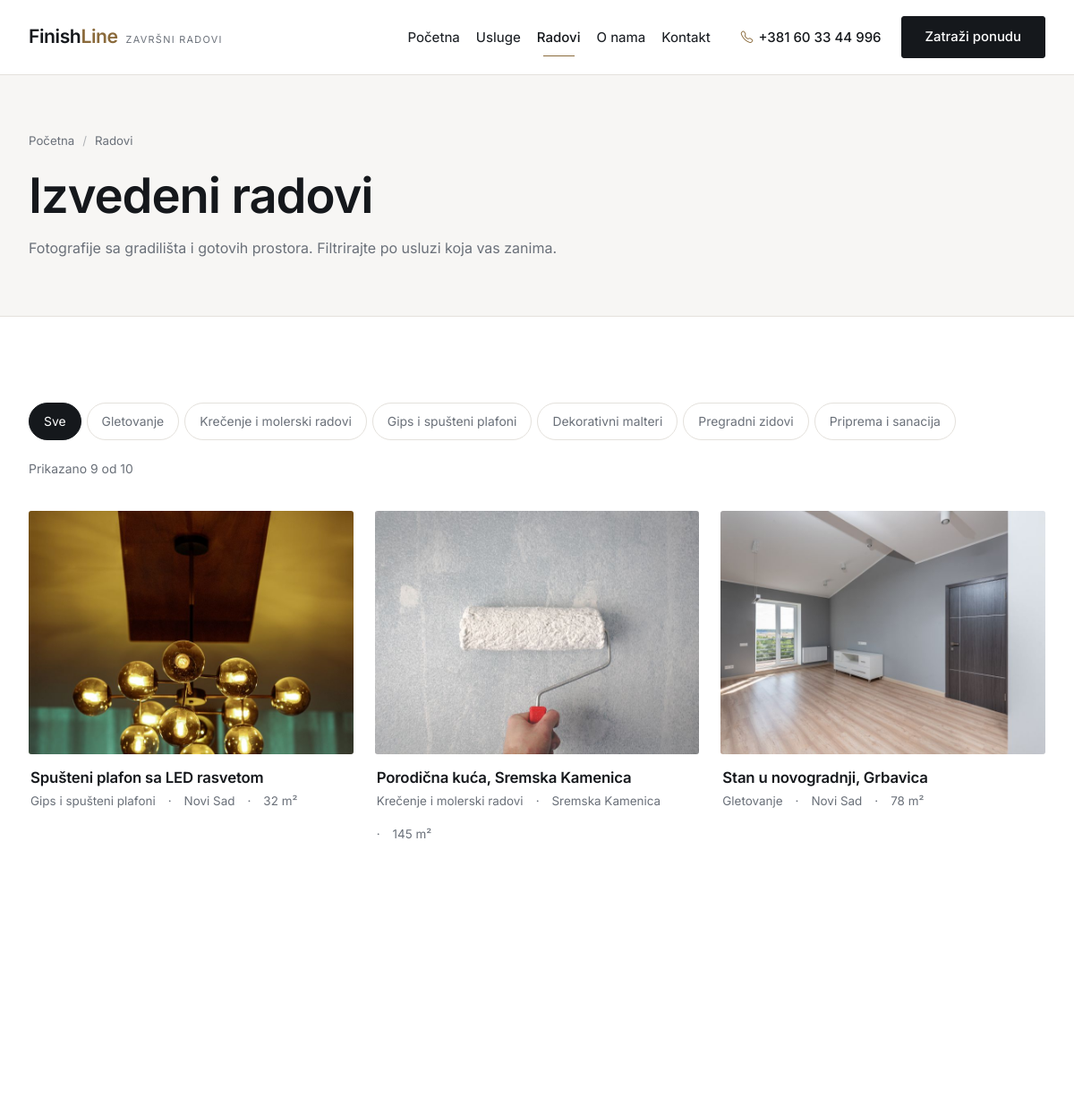
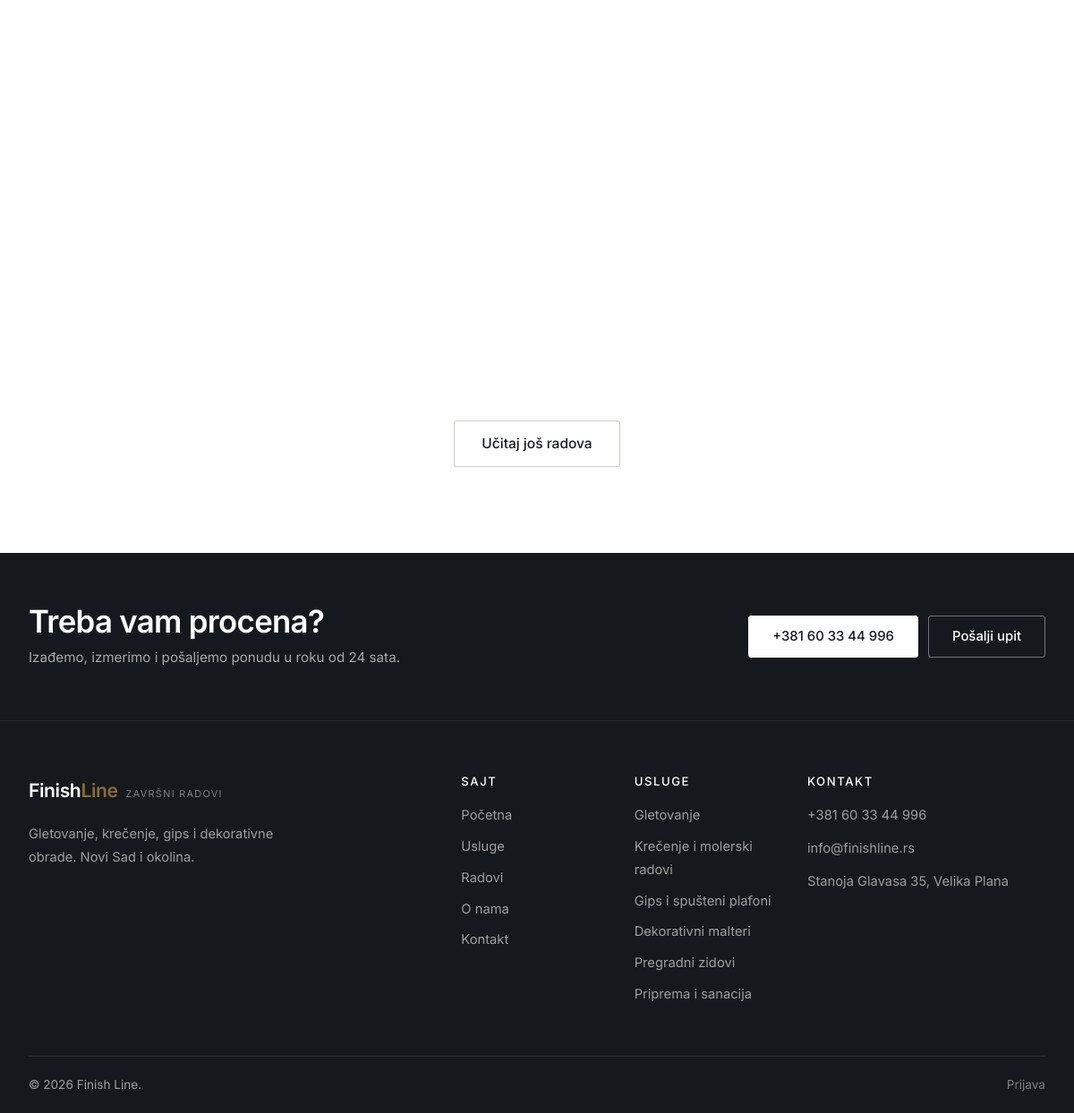
The page /radovi on the database its author committed (2 pictures, top to bottom).
### tables this page shows
CREATE TABLE `usluge` (
    `id`          INT UNSIGNED NOT NULL AUTO_INCREMENT,
    `naziv`       VARCHAR(120) NOT NULL,
    `slug`        VARCHAR(140) NOT NULL,
    `ikona`       VARCHAR(60)  NOT NULL DEFAULT 'bi-tools',
    `kratak_opis` VARCHAR(255) NOT NULL DEFAULT '',
    `opis`        TEXT,
    `cena_od`     DECIMAL(10,2) NOT NULL DEFAULT 0.00,
    `jedinica`    VARCHAR(20)  NOT NULL DEFAULT 'm2',
    `slika`       VARCHAR(255) DEFAULT NULL,
    `redosled`    INT NOT NULL DEFAULT 0,
    `aktivna`     TINYINT(1) NOT NULL DEFAULT 1,
    PRIMARY KEY (`id`),
    UNIQUE KEY `uq_usluge_slug` (`slug`)
);

CREATE TABLE `radovi` (
    `id`            INT UNSIGNED NOT NULL AUTO_INCREMENT,
    `naziv`         VARCHAR(160) NOT NULL,
    `usluga_id`     INT UNSIGNED DEFAULT NULL,
    `opis`          TEXT,
    `slika`         VARCHAR(255) DEFAULT NULL,
    `lokacija`      VARCHAR(120) NOT NULL DEFAULT '',
    `kvadratura`    INT UNSIGNED DEFAULT NULL,
    `trajanje_dana` INT UNSIGNED DEFAULT NULL,
    `godina`        SMALLINT UNSIGNED DEFAULT NULL,
    `izdvojen`      TINYINT(1) NOT NULL DEFAULT 0,
    `objavljen`     TINYINT(1) NOT NULL DEFAULT 1,
    `kreiran`       DATETIME NOT NULL DEFAULT CURRENT_TIMESTAMP,
    PRIMARY KEY (`id`),
    KEY `idx_radovi_usluga` (`usluga_id`),
    CONSTRAINT `fk_radovi_usluga` FOREIGN KEY (`usluga_id`)
        REFERENCES `usluge` (`id`) ON DELETE SET NULL
);

### app/core/Controller.php (called while the page is built, shortened)
<?php
abstract class Controller
{
    protected function prikaz(string $prikaz, array $podaci = [], string $layout = 'main'): void
    {
        $fajl = APP_ROOT . '/app/views/' . $prikaz . '.php';
        extract($podaci, EXTR_SKIP);
        require $fajl;
        require APP_ROOT . '/app/views/layouts/' . $layout . '.php';
    }
    protected function unos(string $polje, $podrazumevano = null)
    {
        $vrednost = $_POST[$polje] ?? $_GET[$polje] ?? $podrazumevano;
        return is_string($vrednost) ? trim($vrednost) : $vrednost;
    }
    protected function ceoBroj(string $polje, int $podrazumevano = 0): int
    {
        return (int) ($this->unos($polje, $podrazumevano));
    }
    protected function model(string $naziv): Model
    {
        return new $naziv();
    }
}

### app/controllers/RadoviController.php (called while the page is built, shortened)
<?php
final class RadoviController extends Controller
{
    public function index(): void
    {
        $model  = $this->model('Rad');
        $usluge = $this->model('Usluga')->aktivne();
        $uslugaId = $this->ceoBroj('usluga', 0);
        $uslugaId = $uslugaId > 0 ? $uslugaId : null;
        $radovi = $model->javni($uslugaId, self::PO_STRANI, 0);
        $ukupno = $model->prebrojJavne($uslugaId);
        $this->prikaz('radovi/index', [
            'naslovStrane' => 'Naši radovi - ' . APP_NAME,
            'opisStrane'   => 'Fotografije izvedenih radova: gletovanje, krečenje, spušteni plafoni i dekorativne obrade.',
            'radovi'       => $radovi,
            'usluge'       => $usluge,
            'izabrana'     => $uslugaId,
            'ukupno'       => $ukupno,
            'poStrani'     => self::PO_STRANI,
        ]);
    }
}

### app/core/Aplikacija.php (called while the page is built, shortened)
<?php
final class Aplikacija
{
    private Router $ruter;
    public function __construct()
    {
        $this->ruter = new Router();
    }
    private function ucitajKlase(): void
    {
        spl_autoload_register(static function (string $klasa): void {
            $folderi = ['core', 'models', 'controllers'];
            foreach ($folderi as $folder) {
                $fajl = APP_ROOT . '/app/' . $folder . '/' . $klasa . '.php';
                if (is_file($fajl)) {
                    return;
                }
            }
        });
        require_once APP_ROOT . '/app/core/pomocne.php';
    }
    public function pokreni(): void
    {
        $url = $this->trenutnaAdresa();
        $ruta = $this->ruter->pronadji($url);
        $metoda = $ruta['metoda'];
        try {
            $kontroler = new $klasa();
            $kontroler->$metoda(...$ruta['parametri']);
        } catch (Throwable $e) {
            $this->obradiIzuzetak($e);
        }
    }
    private function trenutnaAdresa(): string
    {
        if (isset($_GET['url'])) {
            return trim((string) $_GET['url'], '/');
        }
        $putanja = parse_url($_SERVER['REQUEST_URI'] ?? '/', PHP_URL_PATH) ?? '/';
        return trim(rawurldecode($putanja), '/');
    }
}

### index.php (called while the page is built, shortened)
<?php
require_once __DIR__ . '/app/core/Aplikacija.php';
$aplikacija = new Aplikacija();
$aplikacija->pokreni();

### app/core/Database.php (called while the page is built, shortened)
<?php
final class Database
{
    private static ?PDO $veza = null;
    public static function veza(): PDO
    {
        if (self::$veza !== null) {
            return self::$veza;
        }
        $dsn = sprintf('mysql:host=%s;dbname=%s;charset=%s', DB_HOST, DB_NAME, DB_CHARSET);
        try {
            self::$veza = new PDO($dsn, DB_USER, DB_PASS, [
                PDO::ATTR_ERRMODE            => PDO::ERRMODE_EXCEPTION,
                PDO::ATTR_DEFAULT_FETCH_MODE => PDO::FETCH_ASSOC,
                PDO::ATTR_EMULATE_PREPARES   => false,
                PDO::ATTR_STRINGIFY_FETCHES  => false,
            ]);
        } catch (PDOException $e) {
            if (DEBUG) {
                die('<h1>Greska pri povezivanju sa bazom</h1><p>' . htmlspecialchars($e->getMessage()) . '</p>'
                  . '<p>Proverite da li je MySQL pokrenut i da li je baza <b>' . DB_NAME . '</b> uvezena.</p>');
            }
            http_response_code(500);
            die('Trenutno nije moguce pristupiti bazi podataka.');
        }
        return self::$veza;
    }
}

### app/models/Usluga.php (called while the page is built, shortened)
<?php
final class Usluga extends Model
{
    public function aktivne(?int $limit = null): array
    {
        $sql = 'SELECT * FROM usluge WHERE aktivna = 1 ORDER BY redosled, naziv';
        if ($limit !== null) {
            $sql .= ' LIMIT ' . max(1, (int) $limit);
        }
        return $this->sviRedovi($sql);
    }
}

### app/core/Model.php (called while the page is built, shortened)
<?php
abstract class Model
{
    protected PDO $db;
    public function __construct()
    {
        $this->db = Database::veza();
    }
    protected function upit(string $sql, array $parametri = []): PDOStatement
    {
        $st = $this->db->prepare($sql);
        $st->execute($parametri);
        return $st;
    }
    protected function sviRedovi(string $sql, array $parametri = []): array
    {
        return $this->upit($sql, $parametri)->fetchAll();
    }
    protected function jednaVrednost(string $sql, array $parametri = [])
    {
        return $this->upit($sql, $parametri)->fetchColumn();
    }
}

### app/core/pomocne.php (called while the page is built, shortened)
<?php
function e($tekst): string
{
    return htmlspecialchars((string) $tekst, ENT_QUOTES | ENT_SUBSTITUTE, 'UTF-8');
}
function url(string $putanja = ''): string
{
    return BASE_URL . ltrim($putanja, '/');
}
function asset(string $putanja): string
{
    return BASE_URL . 'assets/' . ltrim($putanja, '/');
}
function slika(?string $putanja, string $rezervna = 'img/placeholder.svg'): string
{
    $putanja = ltrim($putanja, '/');
    if (is_file(APP_ROOT . '/assets/' . $putanja)) {
        return asset($putanja);
    }
    return asset($rezervna);
}

### app/models/Rad.php (called while the page is built, shortened)
<?php
final class Rad extends Model
{
    public function javni(?int $uslugaId = null, int $limit = 9, int $pomak = 0): array
    {
        $uslovi     = ['r.objavljen = 1'];
        $parametri  = [];
        $gde = implode(' AND ', $uslovi);
        $limit = max(1, min(60, $limit));
        $pomak = max(0, $pomak);
        return $this->sviRedovi(
            "SELECT r.*, u.naziv AS usluga_naziv, u.slug AS usluga_slug
             FROM radovi r
             LEFT JOIN usluge u ON u.id = r.usluga_id
             WHERE {$gde}
             ORDER BY r.izdvojen DESC, r.godina DESC, r.id DESC
             LIMIT {$limit} OFFSET {$pomak}",
            $parametri
        );
    }
    public function prebrojJavne(?int $uslugaId = null): int
    {
        return (int) $this->jednaVrednost('SELECT COUNT(*) FROM radovi WHERE objavljen = 1');
    }
}

### app/core/Auth.php (called while the page is built, shortened)
<?php
final class Auth
{
    public static function prijavljen(): bool
    {
        return isset($_SESSION['korisnik']['id']);
    }
}

### app/views/partials/kartica-rada.php (the view, shortened to what this page needs)
<article class="kartica-rad">
    <a class="kartica-rad-slika" href="<?= url('radovi/' . (int) $r['id']) ?>">
        <img src="<?= slika($r['slika']) ?>" alt="<?= e($r['naziv']) ?>" loading="lazy">
    </a>
    <div class="kartica-rad-telo">
        <h3><a href="<?= url('radovi/' . (int) $r['id']) ?>"><?= e($r['naziv']) ?></a></h3>
        <ul class="kartica-rad-meta">
            <?php if (!empty($r['usluga_naziv'])): ?><li><?= e($r['usluga_naziv']) ?></li><?php endif; ?>
            <?php if (!empty($r['lokacija'])): ?><li><?= e($r['lokacija']) ?></li><?php endif; ?>
            <?php if (!empty($r['kvadratura'])): ?><li><?= (int) $r['kvadratura'] ?> m&sup2;</li><?php endif; ?>
        </ul>
    </div>
</article>

### app/views/radovi/index.php (shortened to what this page needs)
<?php
require APP_ROOT . '/app/views/partials/naslov-strane.php';
?>
<section class="odeljak">
    <div class="container">
        <div class="galerija-vrh">
            <div class="filteri">
                <button type="button" class="filter <?= $izabrana === null ? 'aktivan' : '' ?>" data-usluga="">
                    Sve
                </button>
                <?php foreach ($usluge as $u): ?>
                    <button type="button"
                            class="filter <?= $izabrana === (int) $u['id'] ? 'aktivan' : '' ?>"
                            data-usluga="<?= (int) $u['id'] ?>">
                        <?= e($u['naziv']) ?>
                    </button>
                <?php endforeach; ?>
            </div>
            <span class="brojac-rezultata" id="brojRezultata">
            </span>
        </div>
        <div class="row g-4" id="spisakRadova"
             data-po-strani="<?= (int) $poStrani ?>"
             data-ucitano="<?= count($radovi) ?>"
             data-ukupno="<?= (int) $ukupno ?>"
             data-usluga="<?= $izabrana !== null ? (int) $izabrana : '' ?>">
            <?php foreach ($radovi as $r): ?>
                <div class="col-md-6 col-lg-4">
                    <?php require APP_ROOT . '/app/views/partials/kartica-rada.php'; ?>
                </div>
            <?php endforeach; ?>
        </div>
        <div class="text-center mt-5">
            <button type="button" class="dugme dugme-obrub-tamni dugme-veliko" id="dugmeJos"
                    <?= count($radovi) >= $ukupno ? 'hidden' : '' ?>>
                <span class="dugme-tekst">Učitaj još radova</span>
            </button>
        </div>
    </div>
</section>

### app/views/partials/podnozje.php
<?php $uslugeFooter = $uslugeFooter ?? (new Usluga())->aktivne(6); ?>
<section class="traka-poziv">
    <div class="container">
        <div class="traka-poziv-sadrzaj">
            <div>
                <h2>Treba vam procena?</h2>
                <p>Izađemo, izmerimo i pošaljemo ponudu u roku od 24 sata.</p>
            </div>
            <div class="traka-poziv-dugmad">
                <a href="tel:<?= e(str_replace(' ', '', FIRMA_TEL)) ?>" class="dugme dugme-belo">
                    <?= e(FIRMA_TEL) ?>
                </a>
                <a href="<?= url('kontakt') ?>#forma" class="dugme dugme-obrub">Pošalji upit</a>
            </div>
        </div>
    </div>
</section>
<footer class="podnozje">
    <div class="container">
        <div class="row g-4">
            <div class="col-lg-5">
                <a class="logo" href="<?= url() ?>">
                    <strong>Finish<span>Line</span></strong>
                    <small>završni radovi</small>
                </a>
                <p class="podnozje-opis">
                    Gletovanje, krečenje, gips i dekorativne obrade.
                    Novi Sad i okolina.
                </p>
            </div>
            <div class="col-6 col-lg-2">
                <h3>Sajt</h3>
                <ul class="podnozje-lista">
                    <li><a href="<?= url() ?>">Početna</a></li>
                    <li><a href="<?= url('usluge') ?>">Usluge</a></li>
                    <li><a href="<?= url('radovi') ?>">Radovi</a></li>
                    <li><a href="<?= url('o-nama') ?>">O nama</a></li>
                    <li><a href="<?= url('kontakt') ?>">Kontakt</a></li>
                </ul>
            </div>
            <div class="col-6 col-lg-2">
                <h3>Usluge</h3>
                <ul class="podnozje-lista">
                    <?php foreach ($uslugeFooter as $u): ?>
                        <li><a href="<?= url('usluge/' . $u['slug']) ?>"><?= e($u['naziv']) ?></a></li>
                    <?php endforeach; ?>
                </ul>
            </div>
            <div class="col-lg-3">
                <h3>Kontakt</h3>
                <ul class="podnozje-kontakt">
                    <li><a href="tel:<?= e(str_replace(' ', '', FIRMA_TEL)) ?>"><?= e(FIRMA_TEL) ?></a></li>
                    <li><a href="mailto:<?= e(FIRMA_MAIL) ?>"><?= e(FIRMA_MAIL) ?></a></li>
                    <li><?= e(FIRMA_ADRESA) ?></li>
                </ul>
            </div>
        </div>
        <div class="podnozje-dno">
            <p>&copy; <?= date('Y') ?> <?= e(APP_NAME) ?>.</p>
            <p>
                <?php if (Auth::prijavljen()): ?>
                    <a href="<?= url('admin') ?>">Administracija</a>
                <?php else: ?>
                    <a href="<?= url('prijava') ?>">Prijava</a>
                <?php endif; ?>
            </p>
        </div>
    </div>
</footer>

### rows shown on the page
usluge: naziv "Gletovanje"
usluge: naziv "Krečenje i molerski radovi"
usluge: naziv "Gips i spušteni plafoni"
usluge: naziv "Dekorativni malteri"
usluge: naziv "Pregradni zidovi"
usluge: naziv "Priprema i sanacija"
radovi: slika (picture), naziv "Spušteni plafon sa LED rasvetom", usluga.naziv "Gips i spušteni plafoni", lokacija "Novi Sad", kvadratura "32"
radovi: slika (picture), naziv "Porodična kuća, Sremska Kamenica", usluga.naziv "Krečenje i molerski radovi", lokacija "Sremska Kamenica", kvadratura "145"
radovi: slika (picture), naziv "Stan u novogradnji, Grbavica", usluga.naziv "Gletovanje", lokacija "Novi Sad", kvadratura "78"

### other values the page prints
FIRMA_TEL "+381 60 33 44 996"
$tekst "Radovi"
$naslov "Izvedeni radovi"
$podnaslov "Fotografije sa gradilišta i gotovih prostora. Filtrirajte po usluzi koja vas zanima."
FIRMA_MAIL "info@finishline.rs"
FIRMA_ADRESA "Stanoja Glavasa 35, Velika Plana"
APP_NAME "Finish Line"
